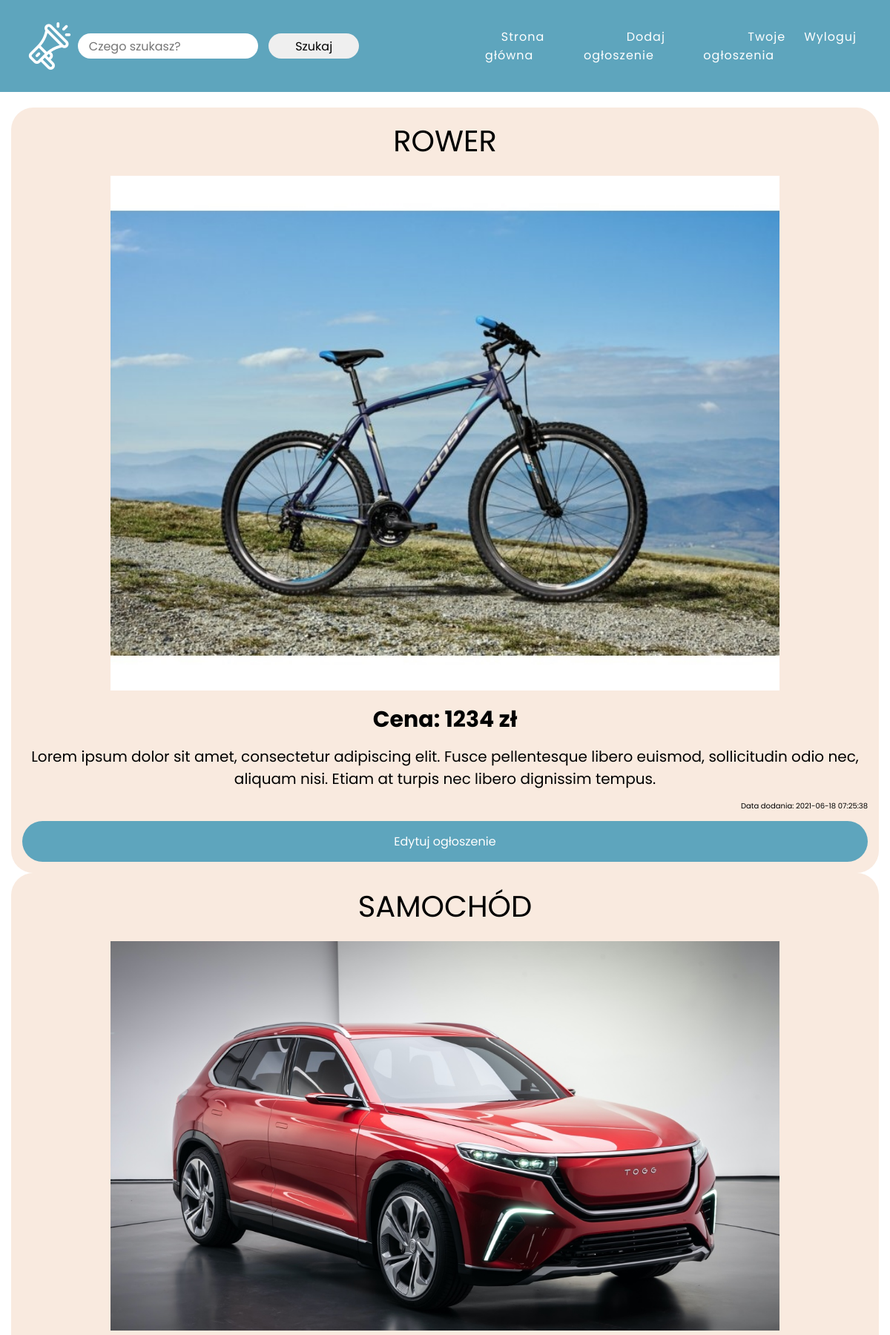
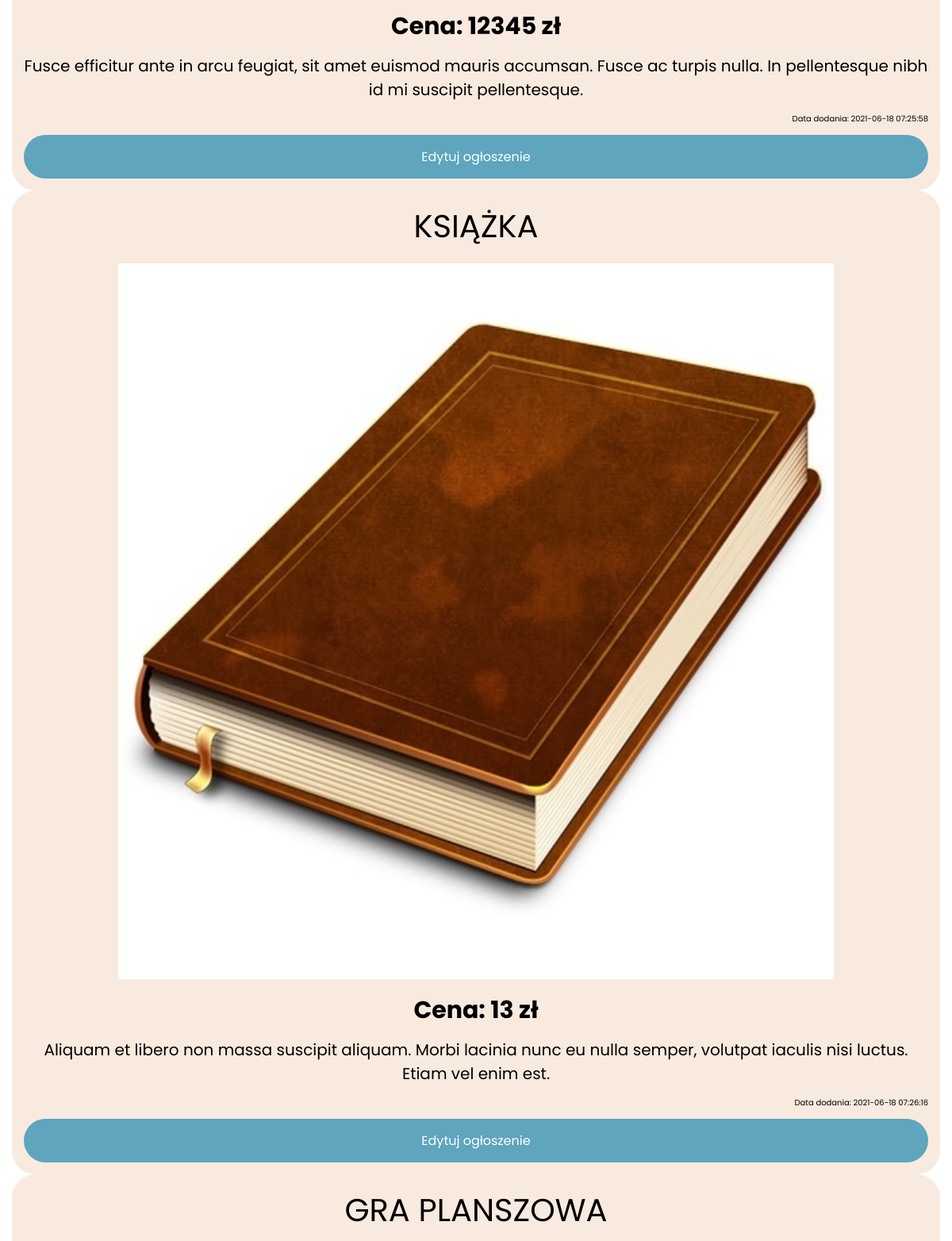
The page /userAdvert.php (signed in, upper part) on the database its author committed (2 pictures, top to bottom).
### tables this page shows
CREATE TABLE `adverts` (
  `add_id` int(11) NOT NULL,
  `title` varchar(255) NOT NULL,
  `image` varchar(100) NOT NULL,
  `description` varchar(255) NOT NULL,
  `price` text NOT NULL,
  `category` varchar(100) NOT NULL,
  `addDate` timestamp NOT NULL DEFAULT current_timestamp() ON UPDATE current_timestamp(),
  `username` varchar(100) NOT NULL,
  `phone_no` int(9) NOT NULL,
  `city` varchar(100) NOT NULL
);

### userAdvert.php (the view, shortened to what this page needs)
<?php
include 'config.php';
$username = $_SESSION['username'];
$phone_no = $_SESSION['phone_no'];
if (isset($_POST['submit'])){
  $search = $_POST["search"];
  if($search == ""){
    $result = mysqli_query($conn, "SELECT * FROM adverts WHERE username='$username' AND phone_no='$phone_no'");
  }else{
    $sql = "SELECT * FROM adverts WHERE title LIKE '$search' OR description LIKE '$search' OR category LIKE '$search' OR username LIKE '$search' OR city LIKE '$search';";
    $result = mysqli_query($conn, $sql);
  }
}else{
  $result = mysqli_query($conn, "SELECT * FROM adverts WHERE username='$username' AND phone_no='$phone_no'");
}
?>
<!DOCTYPE html>
<html lang="pl">
<head>
    <link rel="stylesheet" href="css/style.css">
</head>
<body>
    <header>
        <a class="logo" href="userSite.php">
          <img src="images/logo-white.png">
        </a>
        <div class="search text-center">
          <form action="" method="POST">
              <input type="search" name="search" placeholder="Czego szukasz?" required>
              <input type="submit" name="submit" value="Szukaj" class="btn">
          </form>
        </div>
          <ul>
              <li><a href="userSite.php">Strona główna</a></li>
            	<li><a href="advert.php">Dodaj ogłoszenie</a></li>
              <li><a href="#">Twoje ogłoszenia</a></li>
              <li><a href="logout.php">Wyloguj</a></li>
          </ul>
    </header>
    <section class="gallery">
            	  <?php
    						while ($row = mysqli_fetch_array($result)) {
                echo "<div class='adds'>";
                echo "<table style='width: 100%'>";
                echo "<tr>";
                echo "<td class = add-title colspan='2'>".$row['title']."</td>";
                echo "</tr>";
                echo "<tr>";
                echo "<td colspan='2'><img class='advert' src='images/".$row['image']."' ></td>";
                echo "</tr>";
                echo "<tr>";
                echo "<td style='text-align:center; font-size: 30px; font-weight: bold;' colspan='2'>Cena: ".$row['price']." zł</td>";
                echo "</tr>";
                echo "<tr>";
                echo "<td style='text-align:center' colspan='2'>".$row['description']."</td>";
                echo "</tr>";
                echo "<tr>";
                echo "<td style='text-align:right; font-size: 10px;' colspan='2'>Data dodania: ".$row['addDate']."</td>";
                echo "</tr>";
                echo "<tr>";
                echo "<td class='input-group' colspan='2'>
                  <a style='text-decoration: none;' href='editAdvert.php?add_id=".$row['add_id']."' class='btn'>Edytuj ogłoszenie</a></td>";
                echo "</tr>";
                echo "</table>";
                echo "</div>";
    						}
  						?>
    </section>
</body>
</html>

### css/style.css (style rules this page uses)
* { margin: 0; padding: 5px; box-sizing: border-box; font-family: 'Poppins', sans-serif; }
body { background: #fff; min-height: 100vh; }
header { position: fixed; display: flex; top: 0; left: 0; align-items: center; z-index: 100000; width: 100%; padding: 20px 20px; background: #5EA5BD; justify-content: space-between; transition: 0.6s; }
header .logo { position: relative; width: 3%; color: #fff; display: flex; justify-content: center; align-items: center; transition: 0.6s; margin-left: 30px; }
header ul { position: relative; display: flex; justify-content: center; text-align: right; transition: 0.6s; }
header ul li { position: relative; list-style: none; }
header ul li a { position: relative; margin: 0 10px; text-decoration: none; color: #fff; letter-spacing: 1px; font-weight: 800px; transition: 0.6s; }
.search { width: 50%; background-position: center; }
.search input[type="search"] { width: 50%; padding: 1%; font-size: 1rem; border: none; border-radius: 30px; padding-left: 15px; margin: 0 10px; }
.search input[type="submit"] { width: 25%; padding: 1%; font-size: 1rem; border: none; border-radius: 30px; }
.gallery { width: 100%; height: 100vh; position: center; background-size: cover; margin-top: 130px; }
.adds { background-color: #F9EADF; color: #000; font-size: 20px; border-radius: 30px; padding: 3px; margin: auto; display: flex; justify-content: center; }
.add-title { text-align:center; font-size: 40px; text-transform: uppercase; }
.advert { width: 80%; display: flex; justify-content: center; margin: auto; }
.gallery .input-group { height: 25px; margin-bottom: 25px; }
.gallery .input-group .btn { display: block; width: 100%; padding: 15px 15px; text-align: center; border: none; background: #5EA5BD; outline: none; border-radius: 30px; font-size: 1rem; color: #FFF; cursor: pointer; transition: .3s; }

### rows shown on the page
adverts: title "ROWER", image (picture), price "1234", description "Lorem ipsum dolor sit amet, consectetur adipiscing elit. Fusce pellentesque libero euismod, sollicitudin odio nec, aliquam nisi. Etiam at turpis nec libero dignissim tempus.", addDate "2021-06-18 07:25:38"
adverts: title "SAMOCHÓD", image (picture), price "12345", description "Fusce efficitur ante in arcu feugiat, sit amet euismod mauris accumsan. Fusce ac turpis nulla. In pellentesque nibh id mi suscipit pellentesque.", addDate "2021-06-18 07:25:58"
adverts: title "KSIĄŻKA", image (picture), price "13", description "Aliquam et libero non massa suscipit aliquam. Morbi lacinia nunc eu nulla semper, volutpat iaculis nisi luctus. Etiam vel enim est.", addDate "2021-06-18 07:26:16"
adverts: title "GRA PLANSZOWA"
